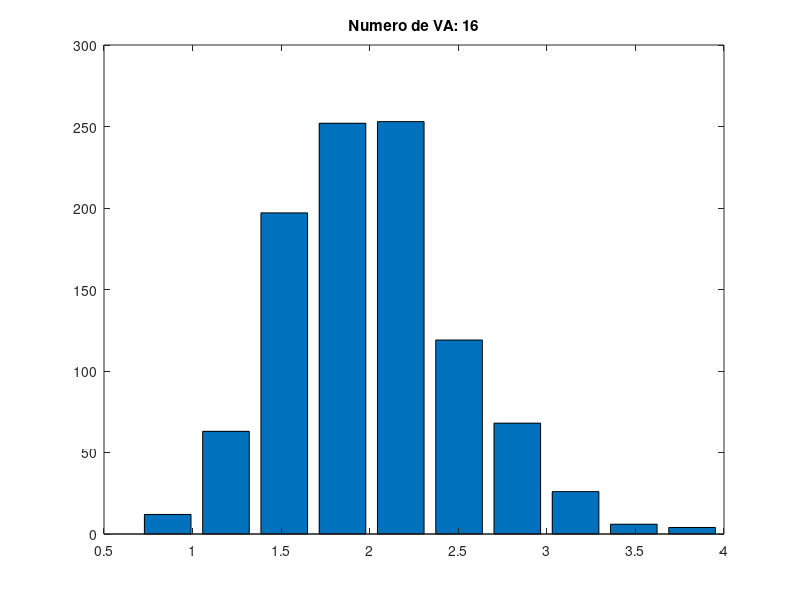

Write the MATLAB code that produced this figure.
% Verificacao do teorema do limite central
% distribuicao exponencial
clear
n = 16;  % numero de VA
a = 1000;
mu = 2;     % media
e = exprnd(mu,n,a);
S = sum(e);
M = mean(e);
muS = mean(S)
muM = mean(M)
sigmaS = var(S)
sigmaM = var(M)
V = var(e);
sigma_e = mean(V)
barras = 10;
[N eixo] = hist(M, barras);
figure
bar(eixo,N)
title(['Numero de VA: ', int2str(n)])